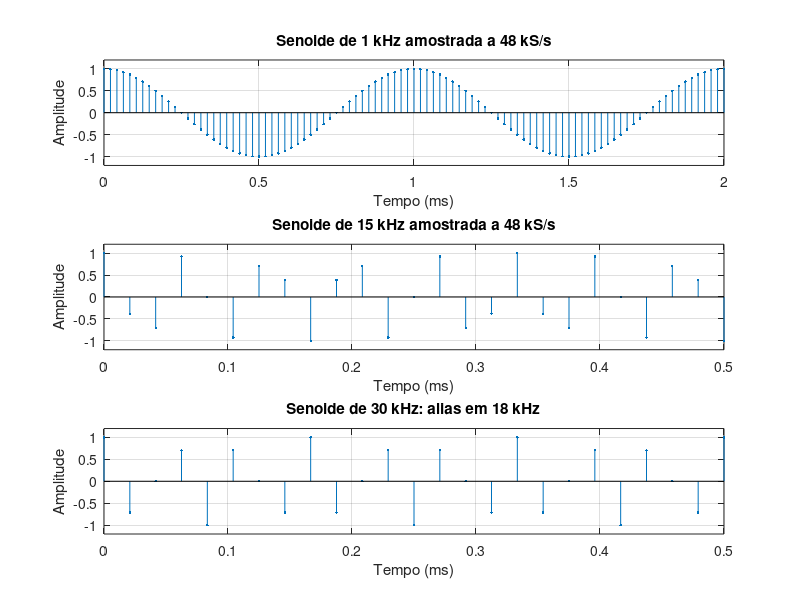

This figure's MATLAB source:
%% Teste de amostragem, Nyquist e aliasing
% Compativel com MATLAB R2013a.
%
% Este experimento compara senoides amostradas a 48 kS/s e demonstra que
% uma senoide de 30 kHz aparece como uma senoide de 18 kHz apos a
% amostragem, pois 30 kHz esta acima da frequencia de Nyquist de 24 kHz.

clear;
close all;
clc;

%% Parametros da simulacao
Fs = 48000;                 % Frequencia de amostragem (amostras/s)
Ts = 1/Fs;                  % Periodo de amostragem (s)
duration = 0.005;           % Duracao da simulacao (s)
f_nyquist = Fs/2;           % Frequencia de Nyquist (Hz)

% O uso do indice inteiro evita a inclusao acidental da amostra final.
n = 0:(duration*Fs - 1);
t = n*Ts;

%% Frequencias do experimento
f1 = 1000;                  % Senoide dentro da banda de audio
f2 = 15000;                 % Limite de audio adotado no projeto
f3 = 30000;                 % Frequencia acima de Nyquist
f_alias = abs(f3 - Fs);     % Alias esperado: 18 kHz

%% Geracao dos sinais
x1 = cos(2*pi*f1*t);
x2 = cos(2*pi*f2*t);
x3 = cos(2*pi*f3*t);
x_alias = cos(2*pi*f_alias*t);

%% Informacoes numericas
fprintf('Frequencia de amostragem: %.0f Hz\n', Fs);
fprintf('Periodo de amostragem: %.6f us\n', Ts*1e6);
fprintf('Frequencia de Nyquist: %.0f Hz\n', f_nyquist);
fprintf('Amostras por periodo em 1 kHz: %.2f\n', Fs/f1);
fprintf('Amostras por periodo em 15 kHz: %.2f\n', Fs/f2);
fprintf('Alias esperado para 30 kHz: %.0f Hz\n', f_alias);

%% Visualizacao no dominio do tempo
figure('Name', 'Amostragem e aliasing', 'NumberTitle', 'off');

subplot(3,1,1);
stem(t*1000, x1, '.');
grid on;
xlim([0 2]);
ylim([-1.2 1.2]);
title('Senoide de 1 kHz amostrada a 48 kS/s');
xlabel('Tempo (ms)');
ylabel('Amplitude');

subplot(3,1,2);
stem(t*1000, x2, '.');
grid on;
xlim([0 0.5]);
ylim([-1.2 1.2]);
title('Senoide de 15 kHz amostrada a 48 kS/s');
xlabel('Tempo (ms)');
ylabel('Amplitude');

subplot(3,1,3);
stem(t*1000, x3, '.');
grid on;
xlim([0 0.5]);
ylim([-1.2 1.2]);
title('Senoide de 30 kHz: alias em 18 kHz');
xlabel('Tempo (ms)');
ylabel('Amplitude');

%% Verificacao automatica do aliasing
max_error = max(abs(x3 - x_alias));
tolerance = 1e-10;

fprintf('Erro maximo entre 30 kHz e 18 kHz: %.12e\n', max_error);

assert(max_error < tolerance, ...
    'Falha: o sinal de 30 kHz nao corresponde ao alias esperado de 18 kHz.');

fprintf('TESTE APROVADO: 30 kHz e 18 kHz sao indistinguiveis em 48 kS/s.\n');
